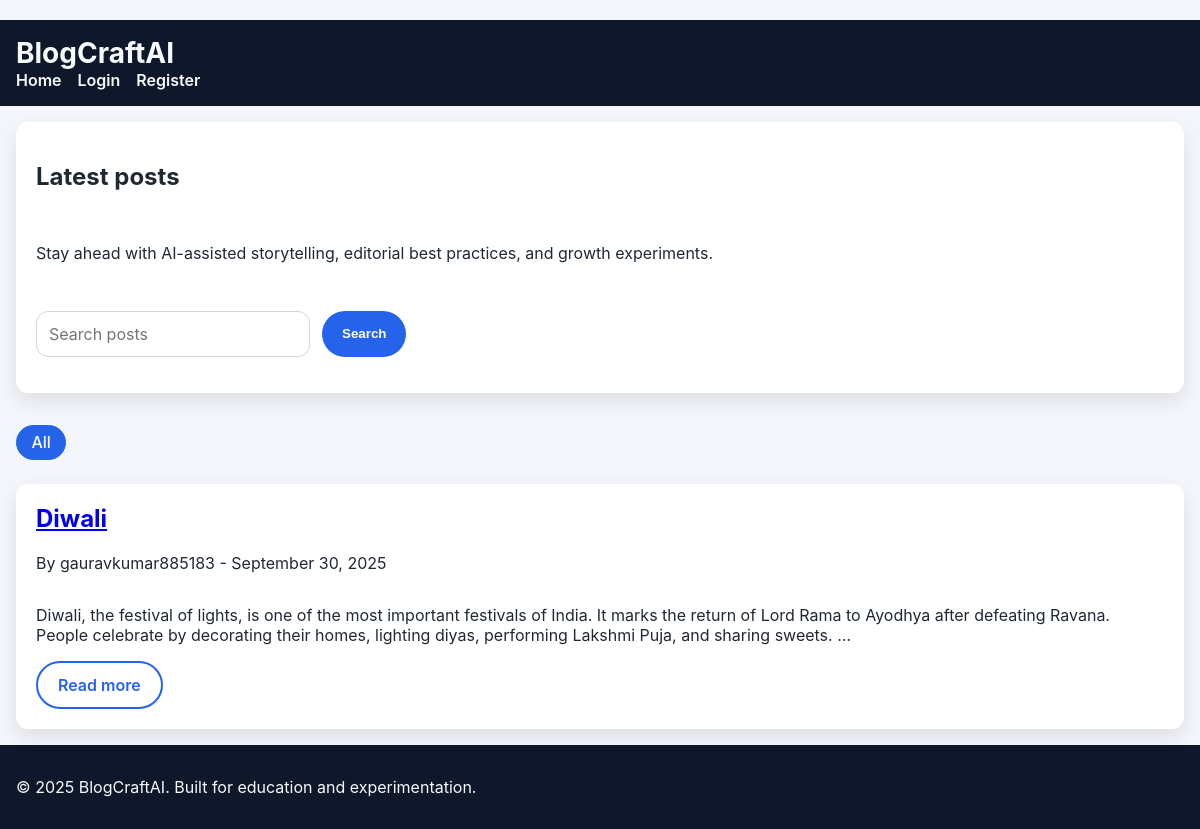
The page / on the database its author committed.
### blog/models.py (models this page shows, shortened)
class TimeStampedModel(models.Model):
    created_at = models.DateTimeField(auto_now_add=True)
    updated_at = models.DateTimeField(auto_now=True)
    class Meta:
        abstract = True

class Post(TimeStampedModel):
    DRAFT = "draft"
    PUBLISHED = "published"
    ARCHIVED = "archived"
    STATUS_CHOICES = [
        (DRAFT, "Draft"),
        (PUBLISHED, "Published"),
        (ARCHIVED, "Archived"),
    ]
    author = models.ForeignKey(User, on_delete=models.CASCADE, related_name="posts")
    title = models.CharField(max_length=200)
    slug = models.SlugField(max_length=220, unique=True)
    summary = models.TextField()
    content = models.TextField()
    status = models.CharField(max_length=12, choices=STATUS_CHOICES, default=DRAFT)
    tags = models.ManyToManyField(Tag, blank=True, related_name="posts")
    published_at = models.DateTimeField(blank=True, null=True)
    class Meta:
        ordering = ["-published_at", "-created_at"]
        indexes = [
            models.Index(fields=["status", "published_at"]),
            models.Index(fields=["slug"]),
        ]
    def get_absolute_url(self) -> str:
        return reverse("blog:post-detail", args=[self.slug])

### accounts/models.py (models this page shows, shortened)
class User(AbstractUser):
    username = None  # remove username field
    email = models.EmailField("email address", unique=True)
    display_name = models.CharField(max_length=150, blank=True)
    bio = models.TextField(blank=True)
    avatar_url = models.URLField(blank=True, validators=[URLValidator()])
    USERNAME_FIELD = "email"
    REQUIRED_FIELDS: list[str] = []
    objects = UserManager()
    class Meta:
        ordering = ["email"]
    @property
    def safe_display_name(self) -> str:
        return self.display_name or self.email.split("@")[0]

### blog/views.py (the view)
# urls.py: path("", PostListView.as_view(), name="post-list"),
class PostListView(ListView):
    model = Post
    template_name = "blog/post_list.html"
    context_object_name = "posts"
    paginate_by = 9
    def get_queryset(self):
        queryset = (
            Post.objects.filter(status=Post.PUBLISHED)
            .select_related("author")
            .prefetch_related("tags")
            .order_by("-published_at", "-created_at")
        )
        search_term = self.request.GET.get("q")
        tag_slug = self.request.GET.get("tag")
        if search_term:
            queryset = queryset.filter(
                Q(title__icontains=search_term)
                | Q(summary__icontains=search_term)
                | Q(content__icontains=search_term)
            )
        if tag_slug:
            queryset = queryset.filter(tags__slug=tag_slug)
        return queryset.distinct()
    def get_context_data(self, **kwargs):
        context = super().get_context_data(**kwargs)
        request = self.request
        tags = Tag.objects.all()
        context["tags"] = tags
        search_term = request.GET.get("q", "")
        tag_slug = request.GET.get("tag")
        context["search_term"] = search_term
        context["active_tag"] = tag_slug
        tag_obj = tags.filter(slug=tag_slug).first() if tag_slug else None
        if tag_obj:
            meta_title = f"{tag_obj.name} posts - {settings.SITE_NAME}"
            description = f"Explore posts curated around {tag_obj.name} on {settings.SITE_NAME}."
        elif search_term:
            meta_title = f"Search results - {settings.SITE_NAME}"
            description = f"Results for '{search_term}' across {settings.SITE_NAME}'s AI-assisted publishing library."
        else:
            meta_title = f"Latest posts - {settings.SITE_NAME}"
            description = f"Discover the newest strategy guides, playbooks, and experiments from {settings.SITE_NAME}."
        context["meta_title"] = meta_title
        context["meta_description"] = description
        context.setdefault("canonical_url", request.build_absolute_uri())
        posts = list(context.get("object_list", []))
        items = []
        for index, post in enumerate(posts[:10], start=1):
            items.append(
                {
                    "@type": "ListItem",
                    "position": index,
                    "name": post.title,
                    "url": request.build_absolute_uri(post.get_absolute_url()),
                }
            )
        context["structured_data"] = [
            json.dumps(
                {
                    "@context": "https://schema.org",
                    "@type": "Blog",
                    "name": settings.SITE_NAME,
                    "url": settings.SITE_URL,
                    "description": settings.SITE_DESCRIPTION,
                    "inLanguage": "en",
                }
            ),
            json.dumps(
                {
                    "@context": "https://schema.org",
                    "@type": "ItemList",
                    "itemListElement": items,
                }
            ),
        ]
        return context

### blogcraftai/context_processors.py (called while the page is built)
def _absolute_static(request, path: str) -> str:
    relative = static(path)
    if request is None:
        return urljoin(settings.SITE_URL + "/", relative.lstrip("/"))
    return request.build_absolute_uri(relative)

### templates/blog/post_list.html (shortened to what this page needs)
﻿{% extends "base.html" %}
{% load static %}
{% block content %}
<section class="hero">
    <div class="card">
        <h1>Latest posts</h1>
        <p>Stay ahead with AI-assisted storytelling, editorial best practices, and growth experiments.</p>
        <form class="search-form" role="search">
            <input id="search" name="q" placeholder="Search posts" value="{{ search_term }}" />
            <button class="button" type="submit">Search</button>
        </form>
    </div>
</section>
<section class="filters" aria-label="Post filters">
    <ul class="tag-cloud">
        <li><a href="{% url 'blog:post-list' %}" class="{% if not active_tag %}active{% endif %}">All</a></li>
    </ul>
</section>
<section class="grid" aria-label="Post listings">
    {% for post in posts %}
        <article class="card" aria-labelledby="post-{{ post.slug }}">
            <header>
                <h2 id="post-{{ post.slug }}"><a href="{{ post.get_absolute_url }}">{{ post.title }}</a></h2>
                <p class="meta">By {{ post.author.safe_display_name }} - {{ post.published_at|date:"F j, Y" }}</p>
            </header>
            <p>{{ post.summary|truncatewords:40 }}</p>
            <footer>
                <a class="button secondary" href="{{ post.get_absolute_url }}" aria-label="Read {{ post.title }}">Read more</a>
            </footer>
        </article>
    {% empty %}
        <p>No posts yet. Check back soon for fresh content.</p>
    {% endfor %}
</section>
{% endblock %}

### templates/base.html (shortened to what this page needs)
﻿{% load static %}
<!DOCTYPE html>
<html lang="en">
<head>
    <link rel="stylesheet" href="{% static 'css/main.css' %}" />
</head>
<body>
    <header class="site-header">
        <div class="container">
            <h1 class="site-title"><a href="{% url 'blog:post-list' %}">BlogCraftAI</a></h1>
            <nav aria-label="Primary navigation">
                <ul class="nav-list">
                    <li><a href="{% url 'blog:post-list' %}">Home</a></li>
                    {% if user.is_authenticated %}
                        <li><a href="{% url 'blog:dashboard' %}">Dashboard</a></li>
                        <li><a href="{% url 'accounts:profile-page' %}">Profile</a></li>
                        <li><a href="{% url 'accounts:logout' %}">Logout</a></li>
                    {% else %}
                        <li><a href="{% url 'accounts:login' %}">Login</a></li>
                        <li><a href="{% url 'accounts:signup' %}">Register</a></li>
                    {% endif %}
                </ul>
            </nav>
        </div>
    </header>
    <main id="main-content" class="container">
        {% block content %}{% endblock %}
    </main>
    <footer class="site-footer">
        <div class="container">
            <p>&copy; {% now 'Y' %} {{ site_meta.site_name }}. Built for education and experimentation.</p>
        </div>
    </footer>
</body>
</html>

### static/css/main.css (style rules this page uses)
:root { color-scheme: light dark; --bg-color: #ffffff; --text-color: #1f2933; --primary-color: #2563eb; --secondary-color: #f4f6fb; --border-color: #d1d5db; --radius: 0.75rem; font-family: 'Inter', system-ui, -apple-system, BlinkMacSystemFont, 'Segoe UI', sans-serif; }
body { margin: 0; background: var(--secondary-color); color: var(--text-color); }
.container { max-width: 1200px; margin: 0 auto; padding: 1rem; }
.site-header, .site-footer { background: #0f172a; color: #f8fafc; }
.site-header a, .site-footer a { color: inherit; text-decoration: none; }
.site-title { margin: 0; font-size: 1.75rem; }
.nav-list { list-style: none; display: flex; flex-wrap: wrap; gap: 1rem; margin: 0; padding: 0; }
.nav-list a { color: #f8fafc; font-weight: 600; }
.card { background: var(--bg-color); border-radius: var(--radius); padding: 1.25rem; box-shadow: 0 8px 20px rgba(15, 23, 42, 0.1); display: flex; flex-direction: column; justify-content: space-between; }
.card h2 { margin-top: 0; }
.button { display: inline-flex; align-items: center; justify-content: center; gap: 0.5rem; padding: 0.75rem 1.25rem; border-radius: 999px; background: var(--primary-color); color: #fff; border: none; cursor: pointer; font-weight: 600; text-decoration: none; }
.button.secondary { background: transparent; color: var(--primary-color); border: 2px solid var(--primary-color); }
form input, form textarea, form select { width: 100%; padding: 0.75rem; border-radius: var(--radius); border: 1px solid var(--border-color); font: inherit; box-sizing: border-box; }
.hero { margin-bottom: 2rem; }
.hero .card { align-items: flex-start; gap: 1rem; }
.search-form { display: flex; flex-wrap: wrap; gap: 0.75rem; margin-top: 1rem; }
.search-form input { flex: 1 1 240px; }
.filters { margin-bottom: 1.5rem; }
.tag-cloud { list-style: none; display: flex; flex-wrap: wrap; gap: 0.5rem; margin: 0; padding: 0; }
.tag-cloud a { display: inline-flex; padding: 0.4rem 0.9rem; border-radius: 999px; border: 1px solid var(--border-color); background: var(--bg-color); text-decoration: none; color: var(--text-color); font-weight: 500; }
.tag-cloud a.active { background: var(--primary-color); color: #fff; border-color: var(--primary-color); }
.grid { display: grid; gap: 1.5rem; grid-template-columns: repeat(auto-fit, minmax(260px, 1fr)); }

### rows shown on the page
Post: title "Diwali", author.safe_display_name "gauravkumar885183", published_at "September 30, 2025", summary "Diwali, the festival of lights, is one of the most important festivals of India. It marks the return of Lord Rama to Ayodhya after defeating Ravana. People celebrate by decorating their homes, lighting diyas, performing Lakshmi Puja, and sharing sweets. …"

### other values the page prints
{{ site_meta.site_name }} "BlogCraftAI"
